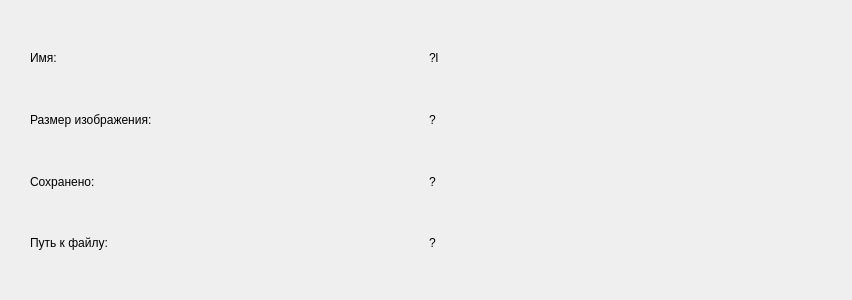
<?xml version="1.0" encoding="UTF-8"?>
<ui version="4.0">
 <class>Dialog</class>
 <widget class="QDialog" name="Dialog">
  <property name="geometry">
   <rect>
    <x>0</x>
    <y>0</y>
    <width>852</width>
    <height>300</height>
   </rect>
  </property>
  <property name="windowTitle">
   <string>Свойства</string>
  </property>
  <widget class="QWidget" name="verticalLayoutWidget">
   <property name="geometry">
    <rect>
     <x>0</x>
     <y>0</y>
     <width>851</width>
     <height>301</height>
    </rect>
   </property>
   <layout class="QVBoxLayout" name="main_layout">
    <property name="leftMargin">
     <number>30</number>
    </property>
    <property name="topMargin">
     <number>30</number>
    </property>
    <property name="rightMargin">
     <number>30</number>
    </property>
    <property name="bottomMargin">
     <number>30</number>
    </property>
    <item>
     <layout class="QHBoxLayout" name="horizontalLayout">
      <item>
       <widget class="QLabel" name="label_4">
        <property name="text">
         <string>Имя:</string>
        </property>
       </widget>
      </item>
      <item>
       <widget class="QLabel" name="name_value">
        <property name="text">
         <string>?l</string>
        </property>
       </widget>
      </item>
     </layout>
    </item>
    <item>
     <layout class="QHBoxLayout" name="horizontalLayout_2">
      <item>
       <widget class="QLabel" name="label_2">
        <property name="text">
         <string>Размер изображения:</string>
        </property>
       </widget>
      </item>
      <item>
       <widget class="QLabel" name="size_value">
        <property name="text">
         <string>?</string>
        </property>
       </widget>
      </item>
     </layout>
    </item>
    <item>
     <layout class="QHBoxLayout" name="horizontalLayout_3">
      <item>
       <widget class="QLabel" name="label">
        <property name="text">
         <string>Сохранено: </string>
        </property>
       </widget>
      </item>
      <item>
       <widget class="QLabel" name="saved_value">
        <property name="text">
         <string>?</string>
        </property>
       </widget>
      </item>
     </layout>
    </item>
    <item>
     <layout class="QHBoxLayout" name="horizontalLayout_4">
      <item>
       <widget class="QLabel" name="label_3">
        <property name="text">
         <string>Путь к файлу:</string>
        </property>
       </widget>
      </item>
      <item>
       <widget class="QLabel" name="path_value">
        <property name="text">
         <string>?</string>
        </property>
       </widget>
      </item>
     </layout>
    </item>
   </layout>
  </widget>
 </widget>
 <resources/>
 <connections/>
</ui>
